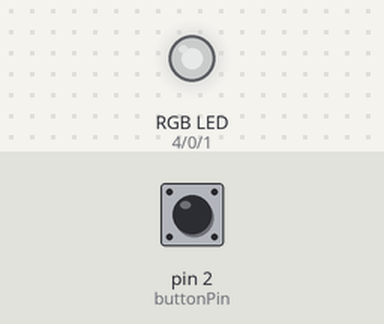
This sketch was run on a simulated Arduino Uno, built with avr-gcc and run on an emulated ATmega328P. Shown: an RGB LED mixed from three pins (HIGH = lit). Dashed ring = blinking. The test bench sets the inputs (shaded band); at power-on: pin 2 (buttonPin) LOW. Dim RGB values are drawn brighter than linear.

Above: at 1.2 s.
1.3 s: pin 2 (buttonPin) pulled HIGH for 0.15 s
At 1.64 s:
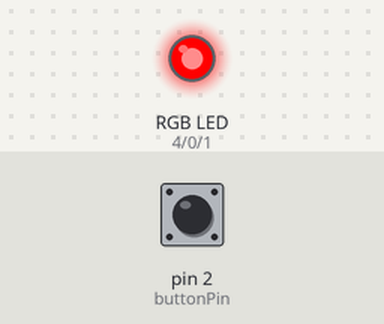
At 2.54 s:
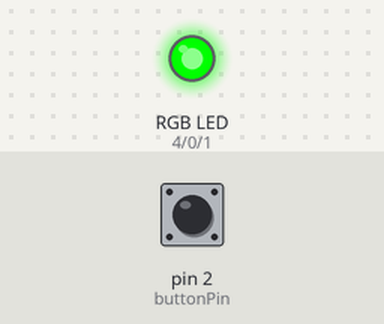
4.3 s: pin 2 (buttonPin) pulled HIGH for 1 s
At 5.26 s:
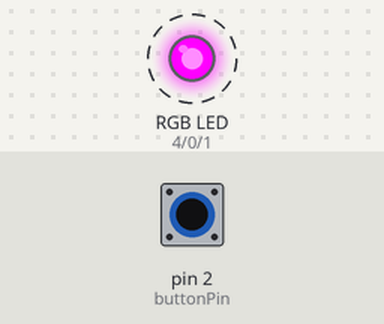
8.3 s: pin 2 (buttonPin) pulsed HIGH 5 times (0.12 s each, 0.3 s apart)
11.3 s: pin 2 (buttonPin) pulled HIGH for 3.2 s
16.0 s: pin 2 (buttonPin) pulsed HIGH 5 times (0.12 s each, 0.3 s apart)
Timing chart, 0 to 20.0 s (numbered marks = the images above; inputs shaded):
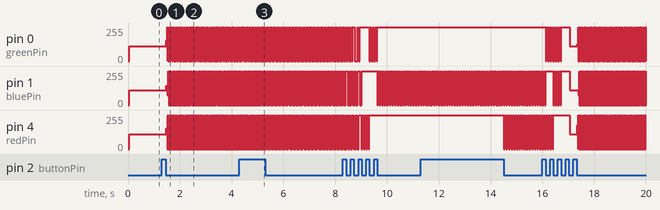

The sketch:

ping_pong_light.ino
```cpp
// Light up ping pong ball w/ ATiny85

// Reference: http://blog.makezine.com/2011/10/10/how-to-shrinkify-your-arduino-projects/


const int redPin = 4;                  // IC leg 6 (PB1), output to red channel
const int greenPin = 0;                // IC leg 5 (PB0), output to green channel
const int bluePin = 1;                 // IC leg 3 (PB4), output to blue channel
const int buttonPin = 2;               // IC leg 7 (PB2), input from button

int delay_int = 50;

double mode = 0;
double mode_adjust = 0.2;


int button_state = 0;
int button_pushed = 0; // This is the indicator that the button was pushed and released
int button_press_initiate[1];     // storage for button press function
int button_press_completed[1];    // storage for button press function

unsigned long currentTime;
double second_timer[1] = {0}; // This is use dto keep track of the timer used to tick for each second
int ticked = 0;

int color = 0;

void setup() {
  // initialize the digital pin as an output.
  pinMode(redPin, OUTPUT);
  pinMode(greenPin, OUTPUT);
  pinMode(bluePin, OUTPUT);
  pinMode(buttonPin, INPUT);
}

void loop() {

  button_state = digitalRead(buttonPin);
  button_pushed = button_press (button_state, button_press_initiate, button_press_completed);    // This function looks for a complete button press of press and release
  if (button_pushed == 1){                // Change mode whenever a button press is detected
    mode += mode_adjust;
  }

 if (mode >= 0 && mode < 1){              // This is color changing mode. As the button is pressed, the colors change more slowly
 mode_adjust = 0.2;                       // Modes 1.2, 1.4 etc are sub-modes with different color change speeds
  if (tick(delay_int*(mode),second_timer) == 1){
        color = color + 1;
  }
  if (color > 6){ color = 0; }            // Reset back to red
  display_color(color);
 }

 if (mode >= 1){
mode_adjust = 1;

if (tick(delay_int,second_timer) == 1){ // This flashes a specific color depending on the mode. There are 6 different colors
 if( ticked == 1){ ticked = 0; }
 else if (ticked == 0){ ticked = 1; }
 }
if (ticked == 0) { display_color(mode); }
else if (ticked == 1) { display_color(7); }  // Color 7 is no color (no LEDs lit)
 }

 if (mode > 7) {mode = 0;} // The modes cycle through as the button is pressed

}

int button_press (int button_indicator, int button_press_initiated[1], int button_press_complete[1]){
	if (button_indicator == 0 && button_press_initiated[0] == 1) {
	button_press_complete[0] = 1;
	button_press_initiated[0] = 0;
	}
	else if (button_indicator == 1){
	button_press_initiated[0] = 1;
	button_press_complete[0] = 0;
	}
	else {button_press_complete[0] = 0;}
return button_press_complete[0];
}

int tick(int delay, double timekeeper[1]){
currentTime = millis();
if(currentTime >= (timekeeper[0] + delay)){
	timekeeper[0] = currentTime;
	return 1;
  }
else {return 0;}
}

void display_color(int color){ // This function creates colors by combining colors together. No PWM, just digital.
if (color == 0){
  digitalWrite(redPin, LOW);
  digitalWrite(greenPin, LOW);
  digitalWrite(bluePin, LOW);
}
if (color == 1){
  digitalWrite(redPin, LOW);
  digitalWrite(greenPin, HIGH);
  digitalWrite(bluePin, HIGH);
}
if (color == 2){
  digitalWrite(redPin, HIGH);
  digitalWrite(greenPin, LOW);
  digitalWrite(bluePin, HIGH);
}
if (color == 3){
  digitalWrite(redPin, HIGH);
  digitalWrite(greenPin, HIGH);
  digitalWrite(bluePin, LOW);
}
if (color == 4){
  digitalWrite(redPin, LOW);
  digitalWrite(greenPin, HIGH);
  digitalWrite(bluePin, LOW);
}
if (color == 5){
  digitalWrite(redPin, LOW);
  digitalWrite(greenPin, LOW);
  digitalWrite(bluePin, HIGH);
}
if (color == 6){
  digitalWrite(redPin, HIGH);
  digitalWrite(greenPin, LOW);
  digitalWrite(bluePin, LOW);
}
if (color == 7){
  digitalWrite(redPin, HIGH);
  digitalWrite(greenPin, HIGH);
  digitalWrite(bluePin, HIGH);
}
}
```

Measured:
- after the input at 1.3 s, pin 0 (greenPin): 110/255 → 155/255 after 0.18 s, then repeats every 0.02 s: 255/255 0.01 s, 0/255 0.01 s; pin 4 (redPin): 109/255 → 156/255 after 0.18 s, then repeats every 0.03 s: 0/255 0.01 s, 255/255 0.02 s
- after the input at 4.3 s, pin 0 (greenPin): alternates 255/255 for 0.03 s and 0/255 for 0.06 s, starting after 1.1 s; pin 1 (bluePin), pin 4 (redPin): alternates 255/255 for 0.02 s and 0/255 for 0.04 s, starting after 1.1 s
- after the input at 11.3 s, pin 4 (redPin): alternates 255/255 for 0.05 s and 0/255 for 0.05 s, starting after 3.2 s
